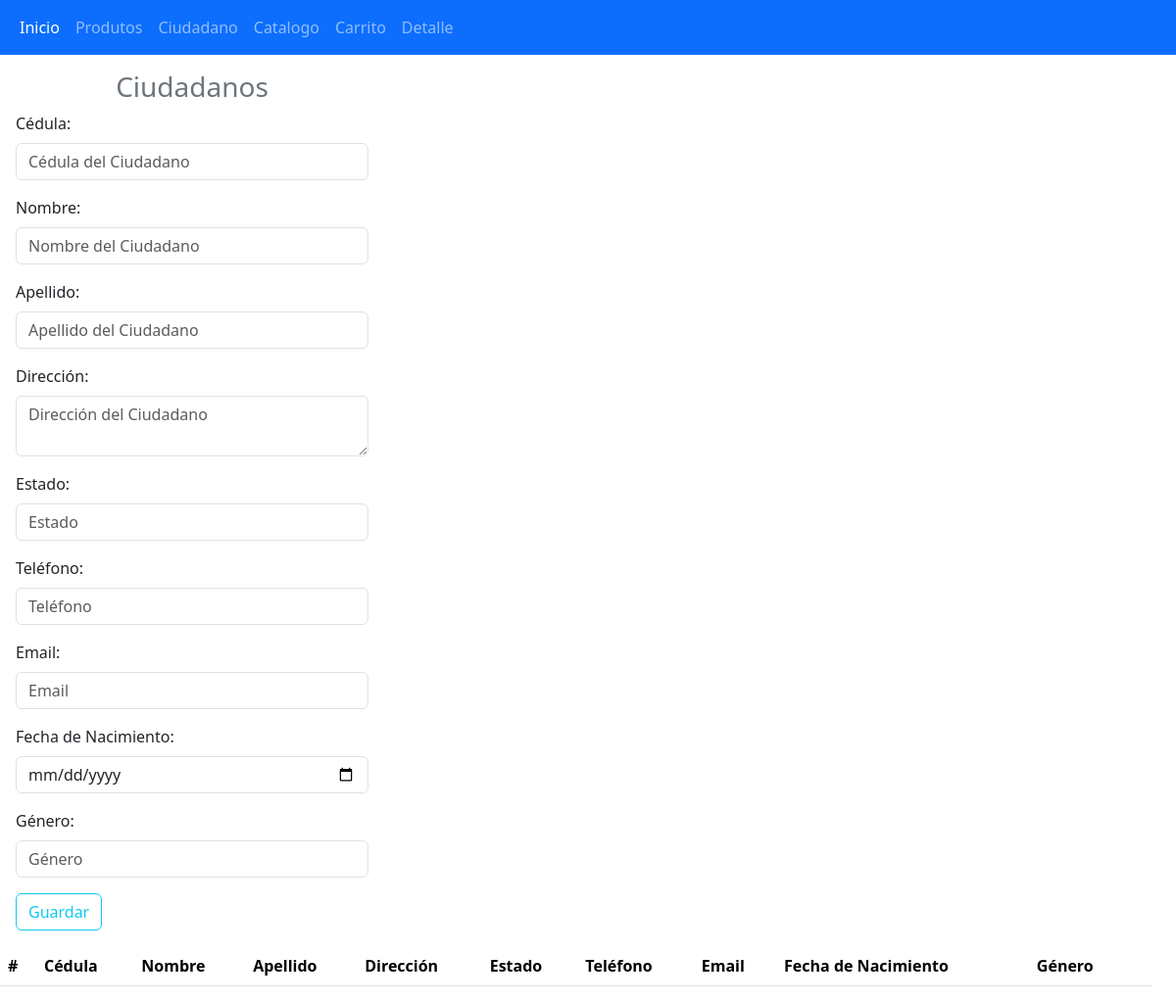
/ciudadano.php, run on an earlier commit of the app's database.
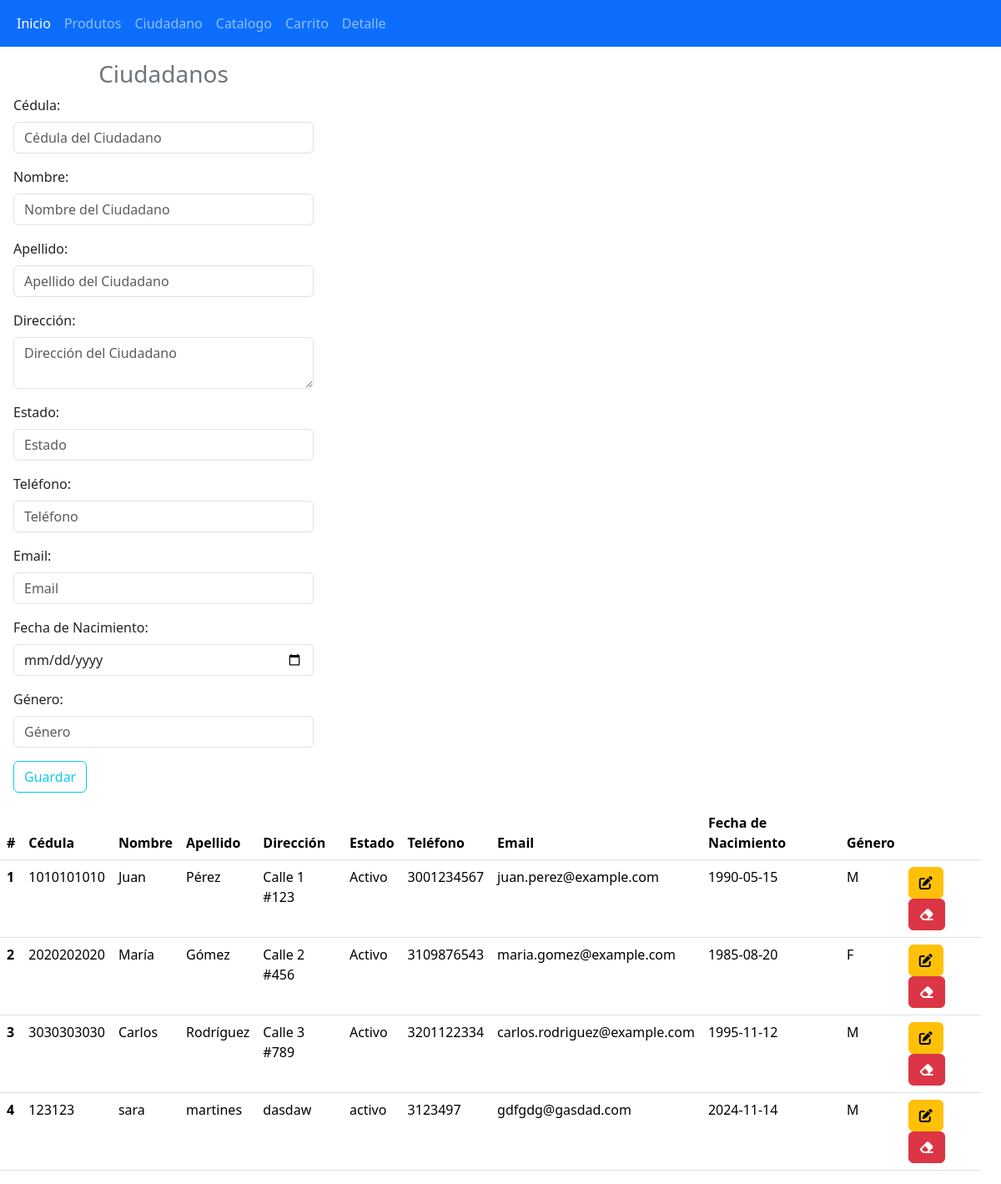
And on a later commit of the database.
### tables this page shows
CREATE TABLE `ciudadano` (
  `id` int(11) NOT NULL,
  `cedula` varchar(20) NOT NULL,
  `nombre` varchar(50) NOT NULL,
  `apellido` varchar(50) NOT NULL,
  `direccion` text DEFAULT NULL,
  `telefono` varchar(15) DEFAULT NULL,
  `email` varchar(100) DEFAULT NULL,
  `fechaNacimiento` date DEFAULT NULL,
  `genero` char(1) DEFAULT NULL,
  `estado` varchar(20) DEFAULT NULL
);

### ciudadano.php (the view, shortened to what this page needs)
<!DOCTYPE html>
<html lang="es">
<head>
    <link href="https://cdn.jsdelivr.net/npm/bootstrap@5.3.3/dist/css/bootstrap.min.css" rel="stylesheet">
</head>
<body>
<?php
include "navbar.php";
?>
<div class="container-fluid row">
    <?php
    include "conexion.php";
    ?>
    <form class="col-4 p-3" method="POST">
        <fieldset>
            <h3 class="text-center text-secondary">Ciudadanos</h3>
            <div class="mb-3">
                <label class="form-label">Cédula:</label>
                <input type="text" class="form-control" placeholder="Cédula del Ciudadano" name="cedula">
            </div>
            <div class="mb-3">
                <label class="form-label">Nombre:</label>
                <input type="text" class="form-control" placeholder="Nombre del Ciudadano" name="nombre">
            </div>
            <div class="mb-3">
                <label class="form-label">Apellido:</label>
                <input type="text" class="form-control" placeholder="Apellido del Ciudadano" name="apellido">
            </div>
            <div class="mb-3">
                <label class="form-label">Dirección:</label>
                <textarea class="form-control" placeholder="Dirección del Ciudadano" name="direccion"></textarea>
            </div>
            <div class="mb-3">
                <label class="form-label">Estado:</label>
                <input type="text" class="form-control" placeholder="Estado" name="estado">
            </div>
            <div class="mb-3">
                <label class="form-label">Teléfono:</label>
                <input type="text" class="form-control" placeholder="Teléfono" name="telefono">
            </div>
            <div class="mb-3">
                <label class="form-label">Email:</label>
                <input type="email" class="form-control" placeholder="Email" name="email">
            </div>
            <div class="mb-3">
                <label class="form-label">Fecha de Nacimiento:</label>
                <input type="date" class="form-control" name="fechaNacimiento">
            </div>
            <div class="mb-3">
                <label class="form-label">Género:</label>
                <input type="text" class="form-control" placeholder="Género" name="genero">
            </div>
            <button type="submit" class="btn btn-outline-info m-auto" name="btnGuardar" value="ok">Guardar</button>
        </fieldset>
    </form>
    <?php
    $sql = $conexion->query("SELECT id, cedula, nombre, apellido, direccion, estado, telefono, email, fechaNacimiento, genero FROM ciudadano");
    ?>
    <table class="table">
        <thead class="bg-info">
        <tr>
            <th scope="col">#</th>
            <th scope="col">Cédula</th>
            <th scope="col">Nombre</th>
            <th scope="col">Apellido</th>
            <th scope="col">Dirección</th>
            <th scope="col">Estado</th>
            <th scope="col">Teléfono</th>
            <th scope="col">Email</th>
            <th scope="col">Fecha de Nacimiento</th>
            <th scope="col">Género</th>
            <th scope="col"></th>
        </tr>
        </thead>
        <tbody>
        <?php while($datos = $sql->fetch_object()){ ?>
            <tr>
                <th scope="row"><?= $datos->id ?></th>
                <td><?= $datos->cedula ?></td>
                <td><?= $datos->nombre ?></td>
                <td><?= $datos->apellido ?></td>
                <td><?= $datos->direccion ?></td>
                <td><?= $datos->estado ?></td>
                <td><?= $datos->telefono ?></td>
                <td><?= $datos->email ?></td>
                <td><?= $datos->fechaNacimiento ?></td>
                <td><?= $datos->genero ?></td>
                <td>
                    <a href="actualizar/actualizarClientes.php?id=<?= $datos->id ?>" class="btn btn-small btn-warning"><i class="fa-solid fa-pen-to-square"></i></a>
                    <a href="eliminar/eliminarCliente.php?id=<?= $datos->id?>" class="btn btn-small btn-danger"><i class="fa-solid fa-eraser"></i></a>
                </td>
            </tr>
        <?php } ?>
        </tbody>
    </table>
</div>
</body>
</html>

What changed in the data, as far as the page shows it:
added ciudadano: id "1", cedula "1010101010", nombre "Juan", apellido "Pérez", direccion "Calle 1 #123", estado "Activo", telefono "3001234567", email "juan.perez@example.com", fechaNacimiento "1990-05-15", genero "M"
added ciudadano: id "2", cedula "2020202020", nombre "María", apellido "Gómez", direccion "Calle 2 #456", estado "Activo", telefono "3109876543", email "maria.gomez@example.com", fechaNacimiento "1985-08-20", genero "F"
added ciudadano: id "3", cedula "3030303030", nombre "Carlos", apellido "Rodríguez", direccion "Calle 3 #789", estado "Activo", telefono "3201122334", email "carlos.rodriguez@example.com", fechaNacimiento "1995-11-12", genero "M"
added ciudadano: id "4", cedula "123123", nombre "sara", apellido "martines", direccion "dasdaw", estado "activo", telefono "3123497", email "gdfgdg@gasdad.com", fechaNacimiento "2024-11-14", genero "M"
